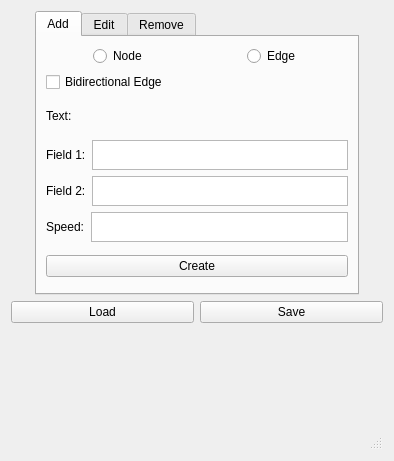
<?xml version="1.0" encoding="UTF-8"?>

<!--
 Copyright (c) 2024 John Chrosniak
 Licensed under the Apache License, Version 2.0 (the "License"); you may not
 use this file except in compliance with the License. You may obtain a copy of
 the License at
 http://www.apache.org/licenses/LICENSE-2.0
 Unless required by applicable law or agreed to in writing, software
 distributed under the License is distributed on an "AS IS" BASIS, WITHOUT
 WARRANTIES OR CONDITIONS OF ANY KIND, either express or implied. See the
 License for the specific language governing permissions and limitations under
 the License.
-->

<ui version="4.0">
 <class>route_tool</class>
 <widget class="QWidget" name="route_tool">
  <property name="geometry">
   <rect>
    <x>0</x>
    <y>0</y>
    <width>394</width>
    <height>461</height>
   </rect>
  </property>
  <property name="windowTitle">
   <string>MainWindow</string>
  </property>
  <layout class="QVBoxLayout" name="verticalLayout_8">
   <item>
    <layout class="QVBoxLayout" name="verticalLayout">
     <item>
      <layout class="QVBoxLayout" name="verticalLayout_7">
       <item alignment="Qt::AlignHCenter|Qt::AlignTop">
        <widget class="QTabWidget" name="tabWidget">
         <property name="currentIndex">
          <number>0</number>
         </property>
         <widget class="QWidget" name="add_tab">
          <property name="minimumSize">
           <size>
            <width>0</width>
            <height>0</height>
           </size>
          </property>
          <attribute name="title">
           <string>Add</string>
          </attribute>
          <layout class="QGridLayout" name="gridLayout_2">
           <item row="0" column="0">
            <layout class="QVBoxLayout" name="verticalLayout_3">
             <item>
              <layout class="QHBoxLayout" name="horizontalLayout">
               <item alignment="Qt::AlignHCenter">
                <widget class="QRadioButton" name="add_node_button">
                 <property name="text">
                  <string>Node</string>
                 </property>
                 <property name="iconSize">
                  <size>
                   <width>16</width>
                   <height>16</height>
                  </size>
                 </property>
                 <property name="shortcut">
                  <string>Del</string>
                 </property>
                </widget>
               </item>
               <item alignment="Qt::AlignHCenter">
                <widget class="QRadioButton" name="add_edge_button">
                 <property name="text">
                  <string>Edge</string>
                 </property>
                </widget>
               </item>
              </layout>
             </item>
             <item>
              <widget class="QCheckBox" name="bidirectional_checkbox">
               <property name="text">
                <string>Bidirectional Edge</string>
               </property>
               <property name="toolTip">
                <string>Create edges in both directions automatically</string>
               </property>
              </widget>
             </item>
             <item>
              <layout class="QHBoxLayout" name="horizontalLayout_4">
               <item alignment="Qt::AlignLeft|Qt::AlignVCenter">
                <widget class="QLabel" name="add_text">
                 <property name="text">
                  <string>Text:</string>
                 </property>
                </widget>
               </item>
              </layout>
             </item>
             <item>
              <layout class="QVBoxLayout" name="verticalLayout_2">
               <item>
                <layout class="QHBoxLayout" name="horizontalLayout_3">
                 <item>
                  <widget class="QLabel" name="add_label_1">
                   <property name="maximumSize">
                    <size>
                     <width>16777215</width>
                     <height>50</height>
                    </size>
                   </property>
                   <property name="text">
                    <string>Field 1:</string>
                   </property>
                  </widget>
                 </item>
                 <item>
                  <widget class="QTextEdit" name="add_field_1">
                   <property name="maximumSize">
                    <size>
                     <width>500</width>
                     <height>30</height>
                    </size>
                   </property>
                  </widget>
                 </item>
                </layout>
               </item>
               <item>
                <layout class="QHBoxLayout" name="horizontalLayout_2">
                 <item>
                  <widget class="QLabel" name="add_label_2">
                   <property name="maximumSize">
                    <size>
                     <width>16777215</width>
                     <height>50</height>
                    </size>
                   </property>
                   <property name="text">
                    <string>Field 2:</string>
                   </property>
                  </widget>
                 </item>
                 <item>
                  <widget class="QTextEdit" name="add_field_2">
                   <property name="maximumSize">
                    <size>
                     <width>16777215</width>
                     <height>30</height>
                    </size>
                   </property>
                  </widget>
                 </item>
                </layout>
               </item>
               <item>
                <layout class="QHBoxLayout" name="horizontalLayout_14">
                 <item>
                  <widget class="QLabel" name="add_speed_label">
                   <property name="maximumSize">
                    <size>
                     <width>16777215</width>
                     <height>50</height>
                    </size>
                   </property>
                   <property name="text">
                    <string>Speed:</string>
                   </property>
                  </widget>
                 </item>
                 <item>
                  <widget class="QTextEdit" name="add_speed_field">
                   <property name="maximumSize">
                    <size>
                     <width>16777215</width>
                     <height>30</height>
                    </size>
                   </property>
                  </widget>
                 </item>
                </layout>
               </item>
              </layout>
             </item>
             <item alignment="Qt::AlignVCenter">
              <widget class="QPushButton" name="create_button">
               <property name="text">
                <string>Create</string>
               </property>
              </widget>
             </item>
            </layout>
           </item>
          </layout>
         </widget>
         <widget class="QWidget" name="edit_tab">
          <attribute name="title">
           <string>Edit</string>
          </attribute>
          <layout class="QGridLayout" name="gridLayout">
           <item row="0" column="0">
            <layout class="QVBoxLayout" name="verticalLayout_4">
             <item>
              <layout class="QHBoxLayout" name="horizontalLayout_6">
               <item>
                <widget class="QRadioButton" name="edit_node_button">
                 <property name="text">
                  <string>Node</string>
                 </property>
                 <property name="iconSize">
                  <size>
                   <width>16</width>
                   <height>16</height>
                  </size>
                 </property>
                 <property name="shortcut">
                  <string>Del</string>
                 </property>
                </widget>
               </item>
               <item>
                <widget class="QRadioButton" name="edit_edge_button">
                 <property name="text">
                  <string>Edge</string>
                 </property>
                </widget>
               </item>
              </layout>
             </item>
             <item>
              <layout class="QHBoxLayout" name="horizontalLayout_11">
               <item>
                <widget class="QLabel" name="label_7">
                 <property name="text">
                  <string>ID:</string>
                 </property>
                </widget>
               </item>
               <item>
                <widget class="QTextEdit" name="edit_id">
                 <property name="maximumSize">
                  <size>
                   <width>16777215</width>
                   <height>50</height>
                  </size>
                 </property>
                </widget>
               </item>
              </layout>
             </item>
             <item>
              <layout class="QHBoxLayout" name="horizontalLayout_7">
               <item alignment="Qt::AlignLeft|Qt::AlignVCenter">
                <widget class="QLabel" name="edit_text">
                 <property name="text">
                  <string>Text:</string>
                 </property>
                </widget>
               </item>
              </layout>
             </item>
             <item>
              <layout class="QVBoxLayout" name="verticalLayout_5">
               <item>
                <layout class="QHBoxLayout" name="horizontalLayout_8">
                 <item>
                  <widget class="QLabel" name="edit_label_1">
                   <property name="text">
                    <string>Field 1:</string>
                   </property>
                  </widget>
                 </item>
                 <item>
                  <widget class="QTextEdit" name="edit_field_1">
                   <property name="maximumSize">
                    <size>
                     <width>16777215</width>
                     <height>50</height>
                    </size>
                   </property>
                  </widget>
                 </item>
                </layout>
               </item>
               <item>
                <layout class="QHBoxLayout" name="horizontalLayout_9">
                 <item>
                  <widget class="QLabel" name="edit_label_2">
                   <property name="text">
                    <string>Field 2:</string>
                   </property>
                  </widget>
                 </item>
                 <item>
                  <widget class="QTextEdit" name="edit_field_2">
                   <property name="maximumSize">
                    <size>
                     <width>16777215</width>
                     <height>50</height>
                    </size>
                   </property>
                  </widget>
                 </item>
                </layout>
               </item>
              </layout>
             </item>
             <item alignment="Qt::AlignVCenter">
              <widget class="QPushButton" name="confirm_button">
               <property name="text">
                <string>Confirm</string>
               </property>
              </widget>
             </item>
             <item>
              <layout class="QHBoxLayout" name="horizontalLayout_10"/>
             </item>
            </layout>
           </item>
          </layout>
         </widget>
         <widget class="QWidget" name="remove_tab">
          <attribute name="title">
           <string>Remove</string>
          </attribute>
          <layout class="QGridLayout" name="gridLayout_3">
           <item row="0" column="0">
            <layout class="QVBoxLayout" name="verticalLayout_6">
             <item>
              <layout class="QHBoxLayout" name="horizontalLayout_12">
               <item>
                <widget class="QRadioButton" name="remove_node_button">
                 <property name="text">
                  <string>Node</string>
                 </property>
                 <property name="iconSize">
                  <size>
                   <width>16</width>
                   <height>16</height>
                  </size>
                 </property>
                 <property name="shortcut">
                  <string>Del</string>
                 </property>
                </widget>
               </item>
               <item>
                <widget class="QRadioButton" name="remove_edge_button">
                 <property name="text">
                  <string>Edge</string>
                 </property>
                </widget>
               </item>
              </layout>
             </item>
             <item>
              <layout class="QHBoxLayout" name="horizontalLayout_13">
               <item>
                <widget class="QLabel" name="remove_label">
                 <property name="text">
                  <string>ID:</string>
                 </property>
                </widget>
               </item>
               <item>
                <widget class="QTextEdit" name="remove_id">
                 <property name="maximumSize">
                  <size>
                   <width>16777215</width>
                   <height>50</height>
                  </size>
                 </property>
                </widget>
               </item>
              </layout>
             </item>
             <item alignment="Qt::AlignVCenter">
              <widget class="QPushButton" name="delete_button">
               <property name="text">
                <string>Delete</string>
               </property>
              </widget>
             </item>
             <item>
              <layout class="QHBoxLayout" name="horizontalLayout_17"/>
             </item>
            </layout>
           </item>
          </layout>
         </widget>
        </widget>
       </item>
      </layout>
     </item>
     <item>
      <layout class="QHBoxLayout" name="horizontalLayout_5">
       <item>
        <widget class="QPushButton" name="load_button">
         <property name="text">
          <string>Load</string>
         </property>
        </widget>
       </item>
       <item>
        <widget class="QPushButton" name="save_button">
         <property name="text">
          <string>Save</string>
         </property>
        </widget>
       </item>
      </layout>
     </item>
    </layout>
   </item>
   <item>
    <widget class="QStatusBar" name="statusbar"/>
   </item>
  </layout>
 </widget>
 <resources/>
 <connections/>
</ui>
